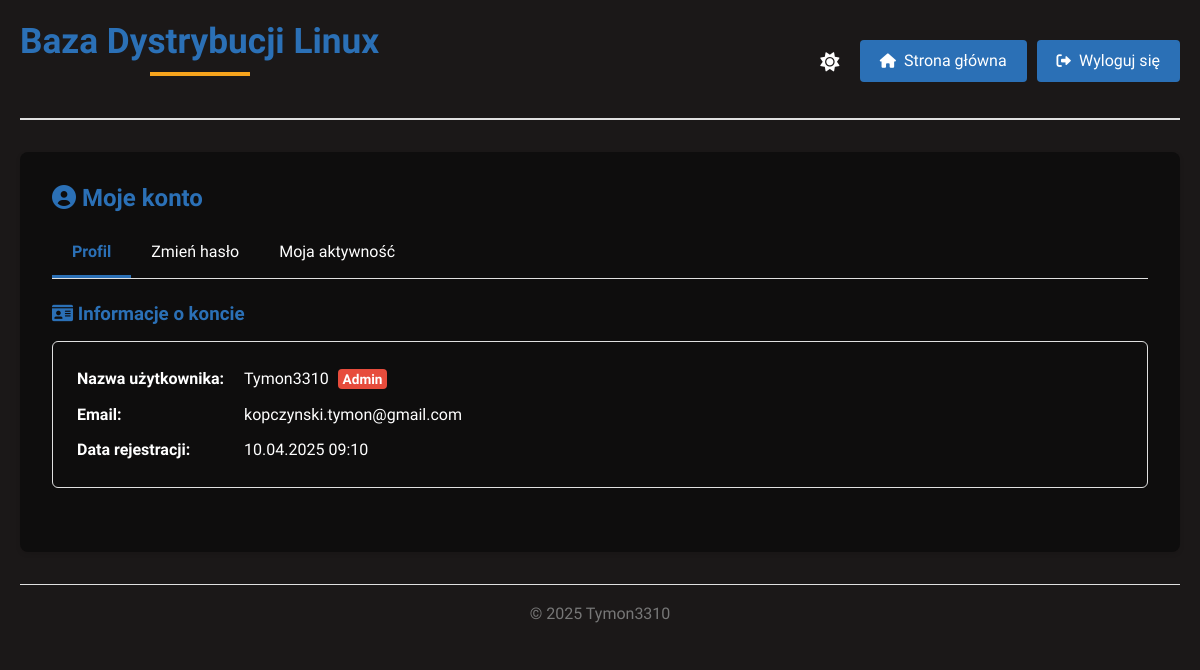
/account.php (signed in), run on the app's committed database.
### tables this page shows
CREATE TABLE `accounts` (
  `id` int(11) NOT NULL,
  `username` varchar(50) NOT NULL,
  `email` varchar(100) NOT NULL,
  `password` varchar(255) NOT NULL,
  `date_added` timestamp NOT NULL DEFAULT current_timestamp()
);

### account.php (the view, shortened to what this page needs)
<?php
include 'include/db_config.php';
$userId = $_SESSION['user_id'];
$user_sql = "SELECT * FROM accounts WHERE id = $userId";
$user_result = $conn->query($user_sql);
$user = $user_result->fetch_assoc();
?>
<!DOCTYPE html>
<html lang="pl">
<head>
    <link rel="stylesheet" href="css/style.css">
    <link rel="stylesheet" href="https://cdnjs.cloudflare.com/ajax/libs/font-awesome/6.0.0/css/all.min.css">
</head>
<body>
    <div class="container">
        <header>
            <h1>Baza Dystrybucji Linux</h1>
            <div class="header-buttons">
                <button id="theme-toggle" class="btn-theme-toggle" title="Przełącz tryb jasny/ciemny">
                    <i id="theme-toggle-icon" class="fas fa-sun"></i>
                </button>
                <a href="index.php" class="btn-return"><i class="fas fa-home"></i> Strona główna</a>
                <a href="logout.php" class="btn-return"><i class="fas fa-sign-out-alt"></i> Wyloguj się</a>
            </div>
        </header>
        <main class="account-container">
            <h2><i class="fas fa-user-circle"></i> Moje konto</h2>
            <div class="tab-container">
                <div class="tab active" data-tab="profile">Profil</div>
                <div class="tab" data-tab="password">Zmień hasło</div>
                <div class="tab" data-tab="activity">Moja aktywność</div>
            </div>
            <div id="profile" class="account-section tab-content active">
                <h3><i class="fas fa-id-card"></i> Informacje o koncie</h3>
                <div class="user-info">
                    <div class="info-label">Nazwa użytkownika:</div>
                    <div><?php echo htmlspecialchars($user['username']); ?><?php if ($userId == 1) echo " <span class='admin-tag'>Admin</span>"; ?></div>
                    <div class="info-label">Email:</div>
                    <div><?php echo htmlspecialchars($user['email']); ?></div>
                    <div class="info-label">Data rejestracji:</div>
                    <div><?php echo date('d.m.Y H:i', strtotime($user['date_added'])); ?></div>
                </div>
            </div>
        </main>
        <footer>
            <p>&copy; <?php echo date('Y'); ?> Tymon3310</p>
        </footer>
    </div>
</body>
</html>

### css/theme.css (style rules this page uses)
:root { --primary-color: #2b70b6; --secondary-color: #f7a41d; --text-color: #ffffff; --bg-color: #1b1818; --card-bg: #0e0d0d; --error-color: #e74c3c; --success-color: #2ecc71; --border-color: #e0e0e0; --shadow: 0 2px 5px rgba(0, 0, 0, 0.1); --light-primary-color: #3498db; --light-secondary-color: #e67e22; --light-bg-color: #ecf0f1; --light-text-color: #2c3e50; --light-card-bg: #ffffff; --light-border-color: #bdc3c7; --light-error-color: #e74c3c; --light-success-color: #2ecc71; --light-shadow: 0 2px 5px rgba(0, 0, 0, 0.1); --transition-time: 0.3s; }

### css/base.css (style rules this page uses)
* { box-sizing: border-box; margin: 0; padding: 0; }
body { font-family: 'Ubuntu', -apple-system, BlinkMacSystemFont, 'Segoe UI', Roboto, Oxygen, Ubuntu, Cantarell, 'Open Sans', sans-serif; line-height: 1.6; color: var(--text-color); background-color: var(--bg-color); padding: 0; margin: 0; text-rendering: optimizeSpeed; }
a { color: inherit; }

### css/layout.css (style rules this page uses)
.container { width: 100%; max-width: 1200px; margin: 0 auto; padding: 20px; }
header { margin-bottom: 2rem; border-bottom: 2px solid var(--border-color); padding-bottom: 1rem; display: flex; justify-content: space-between; align-items: center; }
.header-buttons { display: flex; gap: 10px; align-items: center; }
.header-buttons .btn-primary, .header-buttons .btn-return, .header-buttons button#show-add-form { height: 42px; display: flex; align-items: center; justify-content: center; box-sizing: border-box; margin: 0; }
footer { text-align: center; margin-top: 2rem; padding: 1rem 0; border-top: 1px solid var(--border-color); color: #777; }

### css/components.css (style rules this page uses)
h1, h2, h3 { color: var(--primary-color); margin-bottom: 1rem; line-height: 1.2; }
h1 { font-size: 2.2rem; text-align: center; position: relative; }
h1::after { content: ""; display: block; width: 100px; height: 4px; background: var(--secondary-color); margin: 10px auto; }
.admin-tag { font-size: 0.85em; font-weight: bold; color: var(--text-color); margin-left: 5px; border: #000000 0px solid; padding: 2px 5px; border-radius: 4px; background-color: var(--error-color); }

### css/buttons.css (style rules this page uses)
.btn, .btn-return { background-color: var(--primary-color); text-decoration: none; padding: 10px 20px; border-radius: 4px; display: inline-block; transition: background-color 0.3s; color: white; }
.btn-theme-toggle { background: none; border: none; font-size: 1.2rem; cursor: pointer; padding: 8px 12px; color: var(--text-color); border-radius: 50%; display: flex; align-items: center; justify-content: center; transition: background-color 0.3s, transform 0.3s; width: 40px; height: 40px; }
.btn, .btn-primary, .btn-secondary, .btn-edit, .btn-details, .btn-delete, .btn-return, button[type="submit"], .btn-theme-toggle, .btn-delete-comment, .btn-reply { transition: all 0.3s ease; }
.btn i, .btn-primary i, .btn-secondary i, .btn-edit i, .btn-details i, .btn-delete i, .btn-return i, button[type="submit"] i { font-size: 0.9em; margin-right: 8px; }
.btn, .btn-primary, .btn-secondary, .btn-edit, .btn-details, .btn-delete, .btn-return { display: inline-flex; align-items: center; justify-content: center; min-width: 120px; text-align: center; padding: 10px 20px; border-radius: 4px; text-decoration: none; transition: background-color 0.3s; border: none; font-family: inherit; font-size: 1rem; cursor: pointer; color: white; }
.btn, .btn-primary, .btn-return { background-color: var(--primary-color); }

### css/account.css (style rules this page uses)
.account-container { background-color: var(--card-bg); padding: 2rem; border-radius: 8px; box-shadow: var(--shadow); margin-top: 1.5rem; }
.account-section { margin-bottom: 2rem; }
.tab-container { display: flex; border-bottom: 1px solid var(--border-color); margin-bottom: 1.5rem; }
.tab { padding: 10px 20px; cursor: pointer; border-bottom: 3px solid transparent; transition: all 0.3s ease; color: var(--text-secondary); }
.tab.active { color: var(--primary-color); border-bottom-color: var(--primary-color); font-weight: bold; }
.tab-content { display: none; animation: fadeIn 0.5s ease; }
.tab-content.active { display: block; }
.user-info { display: grid; grid-template-columns: auto 1fr; gap: 10px 20px; background-color: var(--content-bg); padding: 1.5rem; border-radius: 6px; border: 1px solid var(--border-color); }
.info-label { font-weight: bold; color: var(--text-secondary); }

### data on the page
accounts: username "Tymon3310", email "kopczynski.tymon@gmail.com", date_added "10.04.2025 09:10"
